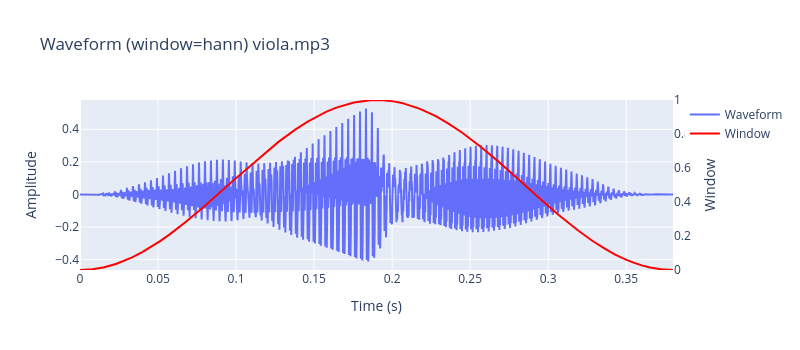
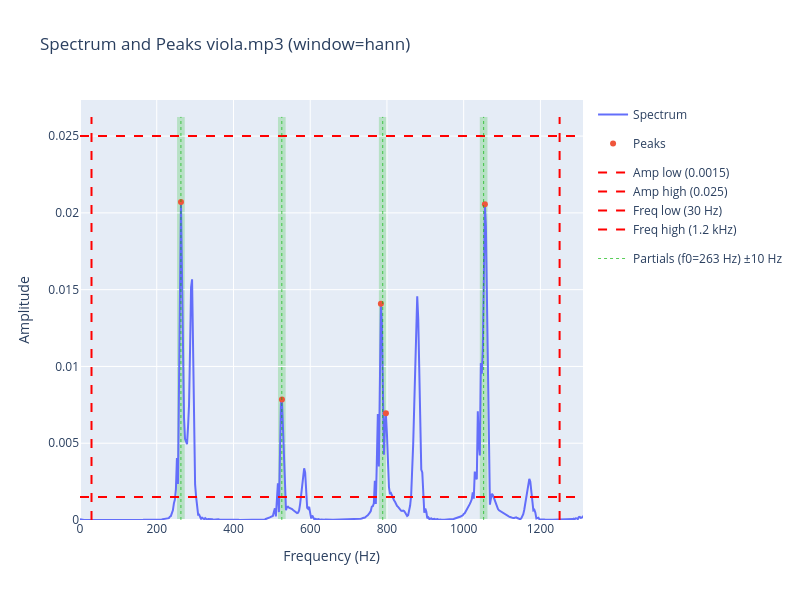

The notebook cell these images were saved under, in order:
### Markdown cell above
Now we can use a threshold-based function to filter out partials. We can also use additional window functions if needed; the full list can be found here: https://docs.scipy.org/doc/scipy/reference/signal.windows.html

### Code cell
from audiospylt.dft_analysis import analyze_signal

# Peak-picking parameters (keep within sensible bounds):
# - window_type: scipy window name
# - thresh_amp_low/high: peak height bounds in *linear FFT magnitude* units (0 < low < high)
# - thresh_freq_low/high: keep peaks within [low, high] Hz (high <= Nyquist or None)
# - prominence: (advanced) raw scipy prominence in the same units as the spectrum amplitude
# - prominence_rel: (recommended) [0,1] prominence as a fraction of max(spec)
# - width: (advanced) raw scipy width in FFT bins
# - width_hz: (recommended) width in Hz (converted to bins)
# - distance_hz: (optional) minimum spacing between peaks in Hz (helps avoid picking adjacent bins)
# - freq_axis_mode: 'linear' | 'log' | 'mel' | 'mixed' (plot only)
# - freq_axis_mix: [0,1] only for 'mixed' (0 = linear spacing, 1 = log-like spacing)
# - mixed_log_floor_hz: >0 only for 'mixed' (plot only)
# - amp_axis_mode: 'linear' | 'log' | 'mixed' (plot only)
# - amp_axis_mix: [0,1] only for amp_axis_mode='mixed'
# - amp_log_floor: >0 floor used for log/mixed amplitude plotting (avoids log(0))
# - auto_plot_range: auto-zoom plot ranges based on freq/amp thresholds (+ padding)
# - freq_plot_pad_hz/freq_plot_pad_frac: padding around [thresh_freq_low, thresh_freq_high] (Hz or fraction of span)
# - amp_plot_pad/amp_plot_pad_frac: additive padding around [thresh_amp_low, thresh_amp_high] (linear/mixed)
# - amp_plot_pad_ratio: multiplicative padding for log amp axis
# - plot_width/plot_height: plot size (pixels) for waveform+window preview and spectrum plot
# - plot_title_source: which string to show in plot titles: 'filename' | 'source'
# - plot_title_mode: how to show it: 'full' | 'basename'
# - show_windowed_waveform: if True, show the waveform after applying window_type, with the window curve overlaid in red (shown first)
# - partial_tracking: if True, keep only peaks within +/- partial_bandwidth_hz of k*f0 (applies after initial peak filtering)
# - f0: fundamental frequency in Hz (required when partial_tracking=True)
# - partial_bandwidth_hz: bandwidth in Hz around each partial (k*f0)
# - plot_partials: if True, overlay partial center lines and +/- bandwidth bands on the spectrum
#
# Highlight / styling parameters (Plotly color strings):
# - spectrum_color: None (default) or a color (e.g., 'royalblue', '#1f77b4', 'rgba(31,119,180,1)')
# - peaks_color: None (default) or a color string
# - threshold_color: color for threshold lines (default: 'Red')
# - partials_color: color for partial center lines (default: 'rgba(0, 180, 0, 0.65)')
# - partials_band_fill: fill color for partial bands (default: 'rgba(0, 180, 0, 0.10)')
#
# Notes:
# - thresh_amp_* values are in *linear FFT magnitude* units (not dB).
# - For amp_axis_mode='mixed', y-axis tick labels are mapped back to raw amplitude units.

window_type = "hann"
thresh_amp_low = 0.0015
thresh_amp_high = 0.025
thresh_freq_low = 30
thresh_freq_high = 1250

# Prefer the intuitive variants:
prominence_rel = 0.005  # 0-1 range, try smaller values for more sensitive detection
width_hz = 3        # try bigger values to prefer broader peaks
distance_hz = 5     # try bigger values to avoid adjacent-bin peaks

# Peak detection parameters
# Keep these as None unless you want raw scipy behavior:
prominence = None
width = None

# Plot axis scaling:
freq_axis_mode = "linear"
freq_axis_mix = 0.5
mixed_log_floor_hz = 1.0

amp_axis_mode = "linear"
amp_axis_mix = 0.5
amp_log_floor = 1e-12

# Auto-zoom plot ranges to your thresholds (+ padding):
auto_plot_range = True
freq_plot_pad_hz = None      # set e.g. 50 for +/-50 Hz padding
freq_plot_pad_frac = 0.05    # used when freq_plot_pad_hz is None
amp_plot_pad = None          # set e.g. 0.01 for +/-0.01 amplitude padding
amp_plot_pad_frac = 0.10     # used when amp_plot_pad is None
amp_plot_pad_ratio = 0.15    # only used when amp_axis_mode='log'

# Plot size / naming:
plot_width = 800
plot_height = None
plot_title_source = "source"   # "filename" | "source"
plot_title_mode = "basename"     # "basename" | "full"
show_windowed_waveform = True

# Partial tracking (after initial peak filtering):
partial_tracking = True
f0 = 263.0
partial_bandwidth_hz = 10.0
plot_partials = True

# Highlight colors (optional; keep None to use Plotly defaults):
spectrum_color = None
peaks_color = None
threshold_color = "Red"
partials_color = "rgba(0, 180, 0, 0.65)"
partials_band_fill = "rgba(0, 180, 0, 0.20)"

show_peaks = True
show_plot = True

plot_title_name = (
    audio_info["wav_source"] if plot_title_source == "source" else audio_info["wav_filename"]
)

peaks_df = analyze_signal(
    signal=cut_audio_data,
    sr=sample_rate,
    filename=plot_title_name,
    window_type=window_type,
    thresh_amp_low=thresh_amp_low,
    thresh_amp_high=thresh_amp_high,
    thresh_freq_low=thresh_freq_low,
    thresh_freq_high=thresh_freq_high,
    prominence=prominence,
    width=width,
    prominence_rel=prominence_rel,
    width_hz=width_hz,
    distance_hz=distance_hz,
    freq_axis_mode=freq_axis_mode,
    freq_axis_mix=freq_axis_mix,
    mixed_log_floor_hz=mixed_log_floor_hz,
    amp_axis_mode=amp_axis_mode,
    amp_axis_mix=amp_axis_mix,
    amp_log_floor=amp_log_floor,
    auto_plot_range=auto_plot_range,
    freq_plot_pad_hz=freq_plot_pad_hz,
    freq_plot_pad_frac=freq_plot_pad_frac,
    amp_plot_pad=amp_plot_pad,
    amp_plot_pad_frac=amp_plot_pad_frac,
    amp_plot_pad_ratio=amp_plot_pad_ratio,
    show_peaks=show_peaks,
    show_plot=show_plot,
    plot_width=plot_width,
    plot_height=plot_height,
    plot_title_name=plot_title_name,
    plot_title_mode=plot_title_mode,
    show_windowed_waveform=show_windowed_waveform,
    partial_tracking=partial_tracking,
    f0=f0,
    partial_bandwidth_hz=partial_bandwidth_hz,
    plot_partials=plot_partials,
    spectrum_color=spectrum_color,
    peaks_color=peaks_color,
    threshold_color=threshold_color,
    partials_color=partials_color,
    partials_band_fill=partials_band_fill,
)

### Figure 1 — Plotly figure (JSON) as saved in the notebook; plotly's stock layout.template omitted (floating-point values rounded to 4 significant figures; data arrays with more than 128 entries replaced by an {"elided": "..."} marker saying what was removed)
{"data": [{"mode": "lines", "name": "Waveform", "type": "scatter", "x": {"elided": "16758 float values"}, "y": {"elided": "16758 float values"}}, {"line": {"color": "red"}, "mode": "lines", "name": "Window", "type": "scatter", "x": {"elided": "16758 float values"}, "y": {"elided": "16758 float values"}, "yaxis": "y2"}], "layout": {"autosize": false, "height": 350, "showlegend": true, "title": {"text": "Waveform (window=hann) viola.mp3"}, "width": 800, "xaxis": {"title": {"text": "Time (s)"}}, "yaxis": {"title": {"text": "Amplitude"}}, "yaxis2": {"overlaying": "y", "range": [0, 1], "showgrid": false, "side": "right", "title": {"text": "Window"}, "zeroline": false}}}

### Figure 2 — Plotly figure (JSON) as saved in the notebook; plotly's stock layout.template omitted (floating-point values rounded to 4 significant figures; data arrays with more than 128 entries replaced by an {"elided": "..."} marker saying what was removed)
{"data": [{"mode": "lines", "name": "Spectrum", "type": "scatter", "x": {"elided": "8380 float values"}, "y": {"elided": "8380 float values"}}, {"mode": "markers", "name": "Peaks", "type": "scatter", "x": [263.2, 526.3, 784.2, 797.4, 1055.0], "y": [0.0207, 0.007845, 0.01408, 0.006947, 0.02056]}, {"hoverinfo": "skip", "legendgroup": "thresholds", "line": {"color": "Red", "dash": "dash", "width": 2}, "mode": "lines", "name": "Amp low (0.0015)", "type": "scatter", "x": [0, 22050], "y": [0.0015, 0.0015]}, {"hoverinfo": "skip", "legendgroup": "thresholds", "line": {"color": "Red", "dash": "dash", "width": 2}, "mode": "lines", "name": "Amp high (0.025)", "type": "scatter", "x": [0, 22050], "y": [0.025, 0.025]}, {"hoverinfo": "skip", "legendgroup": "thresholds", "line": {"color": "Red", "dash": "dash", "width": 2}, "mode": "lines", "name": "Freq low (30 Hz)", "type": "scatter", "x": [30, 30], "y": [0, 0.02625]}, {"hoverinfo": "skip", "legendgroup": "thresholds", "line": {"color": "Red", "dash": "dash", "width": 2}, "mode": "lines", "name": "Freq high (1.2 kHz)", "type": "scatter", "x": [1250, 1250], "y": [0, 0.02625]}, {"hoverinfo": "skip", "legendgroup": "partials", "line": {"color": "rgba(0, 180, 0, 0.65)", "dash": "dot", "width": 1}, "mode": "lines", "name": "Partials (f0=263 Hz) ±10 Hz", "showlegend": true, "type": "scatter", "x": [263, 263], "y": [0, 0.02625]}, {"hoverinfo": "skip", "legendgroup": "partials", "line": {"color": "rgba(0, 180, 0, 0.65)", "dash": "dot", "width": 1}, "mode": "lines", "name": "Partials (f0=263 Hz) ±10 Hz", "showlegend": false, "type": "scatter", "x": [526, 526], "y": [0, 0.02625]}, {"hoverinfo": "skip", "legendgroup": "partials", "line": {"color": "rgba(0, 180, 0, 0.65)", "dash": "dot", "width": 1}, "mode": "lines", "name": "Partials (f0=263 Hz) ±10 Hz", "showlegend": false, "type": "scatter", "x": [789, 789], "y": [0, 0.02625]}, {"hoverinfo": "skip", "legendgroup": "partials", "line": {"color": "rgba(0, 180, 0, 0.65)", "dash": "dot", "width": 1}, "mode": "lines", "name": "Partials (f0=263 Hz) ±10 Hz", "showlegend": false, "type": "scatter", "x": [1052, 1052], "y": [0, 0.02625]}], "layout": {"autosize": false, "height": 600, "shapes": [{"fillcolor": "rgba(0, 180, 0, 0.20)", "layer": "below", "line": {"width": 0}, "type": "rect", "x0": 253, "x1": 273, "y0": 0, "y1": 0.02625}, {"fillcolor": "rgba(0, 180, 0, 0.20)", "layer": "below", "line": {"width": 0}, "type": "rect", "x0": 516, "x1": 536, "y0": 0, "y1": 0.02625}, {"fillcolor": "rgba(0, 180, 0, 0.20)", "layer": "below", "line": {"width": 0}, "type": "rect", "x0": 779, "x1": 799, "y0": 0, "y1": 0.02625}, {"fillcolor": "rgba(0, 180, 0, 0.20)", "layer": "below", "line": {"width": 0}, "type": "rect", "x0": 1042, "x1": 1062, "y0": 0, "y1": 0.02625}], "showlegend": true, "title": {"text": "Spectrum and Peaks viola.mp3 (window=hann)"}, "width": 800, "xaxis": {"range": [0, 1311], "title": {"text": "Frequency (Hz)"}, "type": "linear"}, "yaxis": {"range": [0, 0.02735], "title": {"text": "Amplitude"}, "type": "linear"}}}
